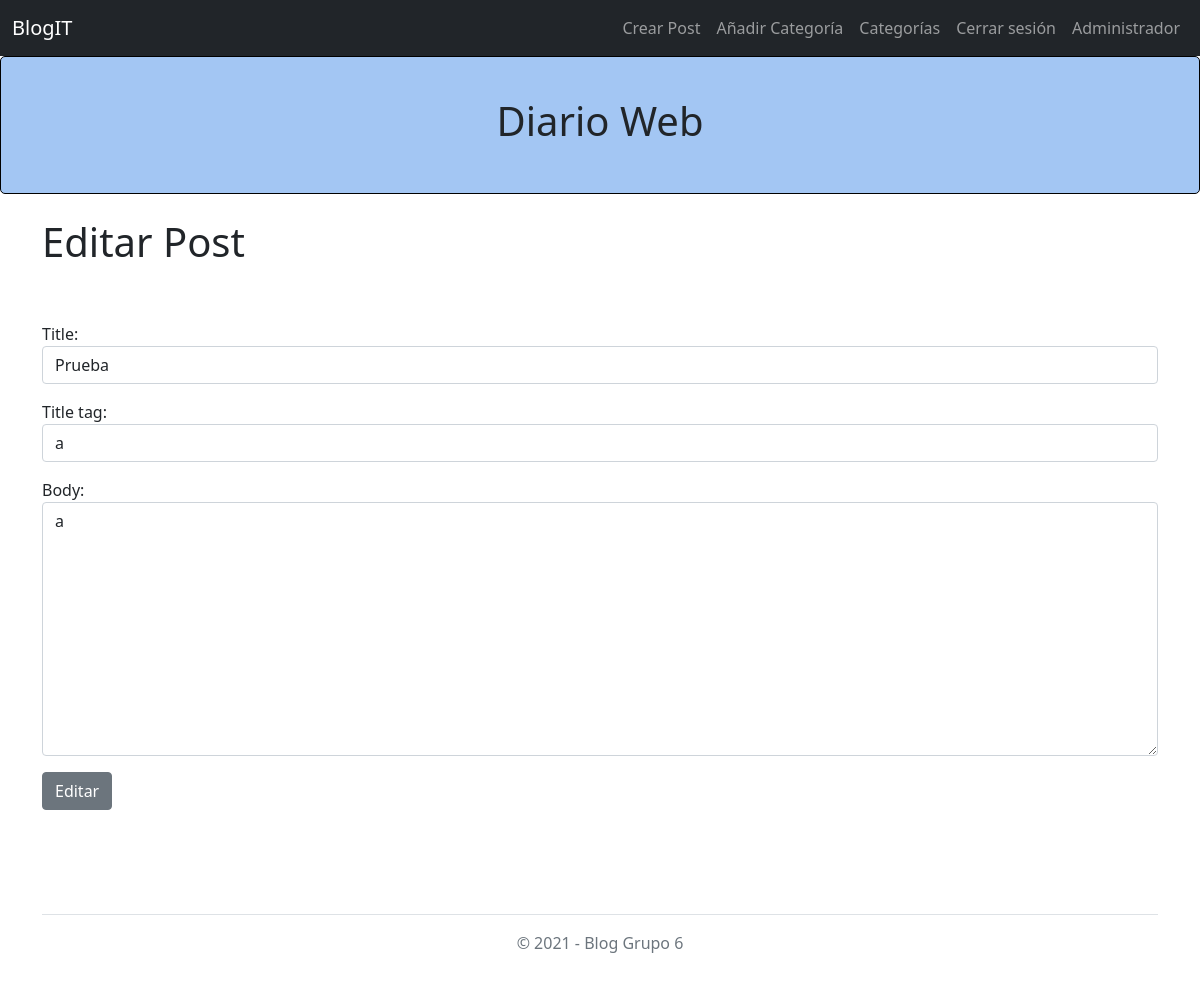
Screenshot of /article_edit/6 (signed in) with the database file from the repository.
### blog/models.py (models this page shows, shortened)
class Post(models.Model):
    title = models.CharField(max_length = 255)
    title_tag = models.CharField(max_length = 255)
    author = models.ForeignKey(User, on_delete = models.CASCADE)
    header_image = models.ImageField(null=True, blank=True, upload_to='images/')
    body = RichTextField(blank=True, null=True)
    post_date = models.DateField(auto_now_add=True)
    category = models.CharField(max_length = 255, default='uncategorized')
    likes = models.ManyToManyField(User, related_name='blog_posts')

### blog/views.py (the view)
# urls.py: path('article_edit/<int:pk>', UpdatePostView.as_view(), name = 'update_post'),
class UpdatePostView(UpdateView):
    model = Post
    form_class = EditForm
    template_name = 'update_post.html'

### blog/forms.py
class EditForm(forms.ModelForm):
    class Meta:
        model = Post
        fields = ('title', 'title_tag', 'body')
        widgets = {
            'title': forms.TextInput(attrs={'class': 'form-control'}),
            'title_tag': forms.TextInput(attrs={'class': 'form-control'}),
            'body': forms.Textarea(attrs={'class': 'form-control'}),
        }

### blog/templates/update_post.html (shortened to what this page needs)
{% extends 'base.html' %}
{% block content %}
{% if user.is_authenticated %}
    {% if user.id == post.author.id %}
        <h1> Editar Post </h1>
        <br/><br/>
        <div class="form-group">
            <form method="POST">
                {{ form.as_p}}
            <button class="btn btn-secondary">Editar</button>
        </div>
        <br/><br/>
    {% endif %}
{% else %}
    You are not logged in.
{% endif %}
{% endblock %}

### rows the page displays
Post: title "Prueba", title_tag "a", body "a"
